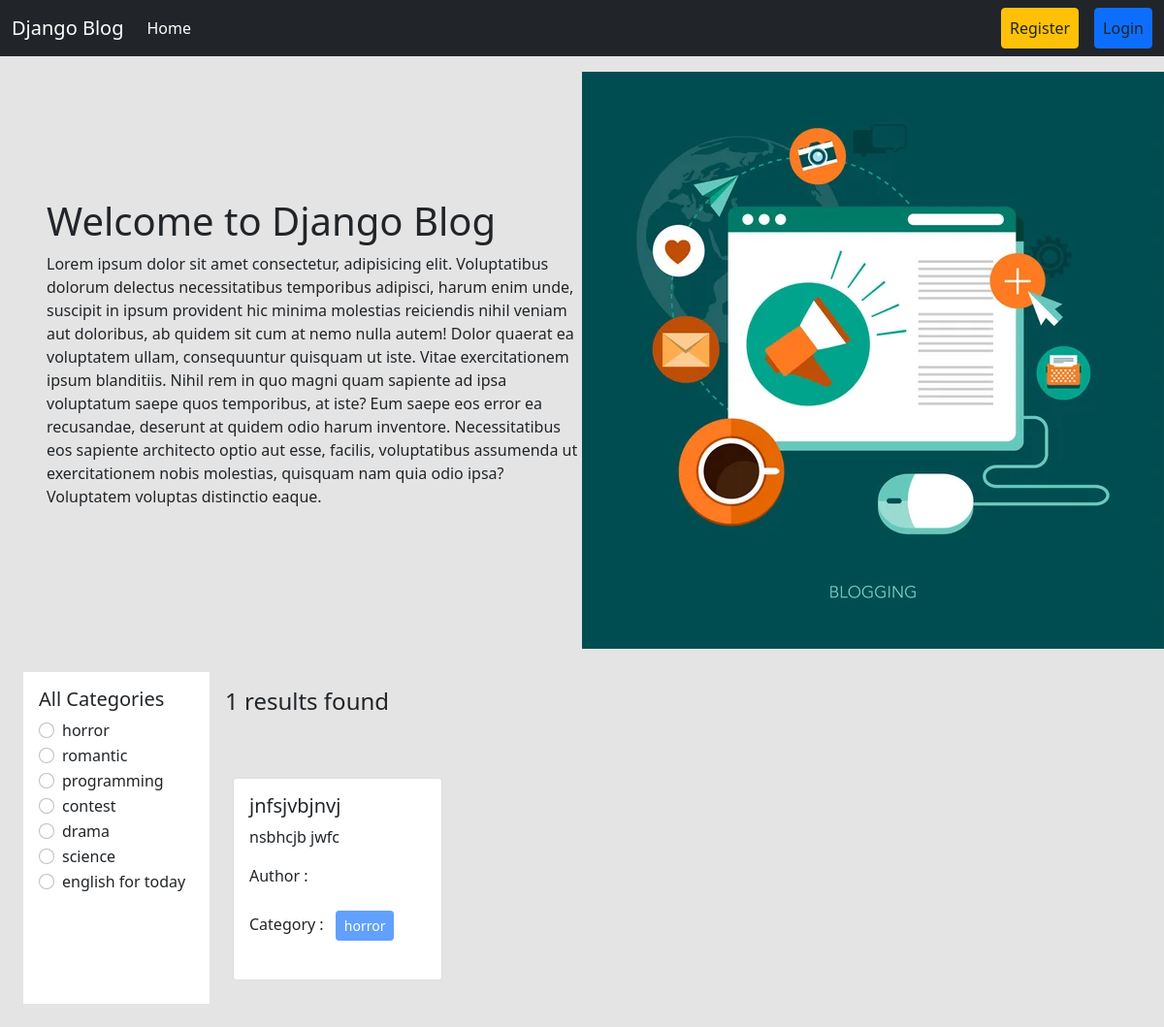
The page / on the database its author committed.
### categories/models.py (models this page shows, shortened)
class Category(models.Model):
    name = models.CharField(max_length=100)
    slug = models.SlugField(max_length=100,unique=True, null=True, blank=True)

### posts/models.py (models this page shows, shortened)
class Post(models.Model):
    title = models.CharField(max_length=50)
    content = models.TextField()
    category = models.ManyToManyField(Category) # ekta post multiple categorir moddhe thakte pare abar ekta categorir moddhe multiple post thakte pare
    author = models.ForeignKey(User, on_delete=models.CASCADE)

### blog_project/views.py (the view, shortened to what this page needs)
# urls.py: 2. Add a URL to urlpatterns:  path('', views.home, name='home')
def home(request, category_slug = None): # initially dhore nicchi je category_slug None thakbe karon hocche user first time home page e asle se normal page dekhbe, se filter korte chaile category te click korlei sei category er slug ta capture korbo ar seta tokhn ar None thakbe na
    data = Post.objects.all() # sob post gula ke niye aslam
    categories = Category.objects.all() # sob category dekhabo
    return render(request, 'home.html', {'data' : data, 'category' : categories})

### templates/home.html
{% extends 'base.html' %}
{% load static %}
{% block content %}
<div class="d-flex flex-wrap px-5 pt-3 align-items-center">
  <div class="col-6">
    <h1>Welcome to Django Blog</h1>
    <p>Lorem ipsum dolor sit amet consectetur, adipisicing elit. Voluptatibus dolorum delectus necessitatibus temporibus adipisci, harum enim unde, suscipit in ipsum provident hic minima molestias reiciendis nihil veniam aut doloribus, ab quidem sit cum at nemo nulla autem! Dolor quaerat ea voluptatem ullam, consequuntur quisquam ut iste. Vitae exercitationem ipsum blanditiis. Nihil rem in quo magni quam sapiente ad ipsa voluptatum saepe quos temporibus, at iste? Eum saepe eos error ea recusandae, deserunt at quidem odio harum inventore. Necessitatibus eos sapiente architecto optio aut esse, facilis, voluptatibus assumenda ut exercitationem nobis molestias, quisquam nam quia odio ipsa? Voluptatem voluptas distinctio eaque.</p>
  </div>
  <div class="col-6">
<img src="{% static 'header.jpg' %}" />
  </div>
</div>
<div class="d-flex flex-wrap p-4">
  <div class="col-2 bg-white p-3" >
    <h5>All Categories</h5>
    {% for cat in category %}
    <div class="form-check">
      <input
        class="form-check-input"
        type="radio"
        name="category"
        id="{{cat.id}}"
      />
      <label class="form-check-label" for="{{cat.id}}">
        <a href="{% url 'category_wise_post' cat.slug %}" class="text-decoration-none text-dark" >{{cat.name}}</a>
      </label>
    </div>
    {% endfor %}
  </div>
  <div class="col-10 p-3">
    <h4>{{data | length}} results found</h4>
    <div class="d-flex flex-wrap pt-5">
      {% for post in data %}
      <div class="col-sm-3">
        <div class="card m-2">
          <div class="card-body">
            <h5 class="card-title">{{post.title}}</h5>
            <p class="card-text">{{post.content}}</p>
            <p>Author : {{post.author.first_name}} {{post.author.last_name}}</p>
            <p>
              Category : {% for cat in post.category.all %}
              <button class="btn btn-primary btn-sm m-2" disabled>
                {{cat.name}}
              </button>
              {% endfor %}
            </p>
          </div>
        </div>
      </div>
      {% endfor %}
    </div>
  </div>
</div>
{% endblock %}

### templates/base.html (shortened to what this page needs)
<!DOCTYPE html>
<html lang="en">
  <head>
    <link
      href="https://cdn.jsdelivr.net/npm/bootstrap@5.0.2/dist/css/bootstrap.min.css"
      rel="stylesheet"
    />
  </head>
  <body style="background-color : #e4e4e4">
    <nav class="navbar navbar-expand-lg navbar-dark bg-dark">
      <div class="container-fluid">
        <a class="navbar-brand" href="{% url 'homepage' %}">Django Blog</a>
        <div class="collapse navbar-collapse" id="navbarSupportedContent">
          <ul class="navbar-nav me-auto mb-2 mb-lg-0">
            <li class="nav-item">
              <a
                class="nav-link active"
                aria-current="page"
                href="{% url 'homepage' %}"
                >Home</a
              >
            </li>
          </ul>
          <div class="d-flex">
            <ul class="navbar-nav me-auto mb-2 mb-lg-0">
              {% if request.user.is_authenticated %}
              <li class="nav-item mx-3">
                <a
                  class="nav-link btn btn-warning text-dark"
                  href="{% url 'profile' %}"
                  >Profile</a
                >
              </li>
              <li class="nav-item mx-3">
                <a
                  class="nav-link btn btn-danger text-dark"
                  href="{% url 'user_logout' %}"
                  >Logout</a
                >
              </li>
              {% else %}
              <li class="nav-item mx-3">
                <a
                  class="nav-link btn btn-warning text-dark"
                  href="{% url 'register' %}"
                  >Register</a
                >
              </li>
              <li class="nav-item">
                <a
                  class="nav-link btn btn-primary text-dark"
                  href="{% url 'user_login' %}"
                  >Login</a
                >
              </li>
              {% endif %}
            </ul>
          </div>
        </div>
      </div>
    </nav>
    {% block content %} {% endblock %}
  </body>
</html>

### rows shown on the page
Category: name "horror"
Category: name "romantic"
Category: name "programming"
Category: name "contest"
Category: name "drama"
Category: name "science"
Category: name "english for today"
Post: title "jnfsjvbjnvj", content "nsbhcjb jwfc"

### other values the page prints
{{ data | length }} "1"
